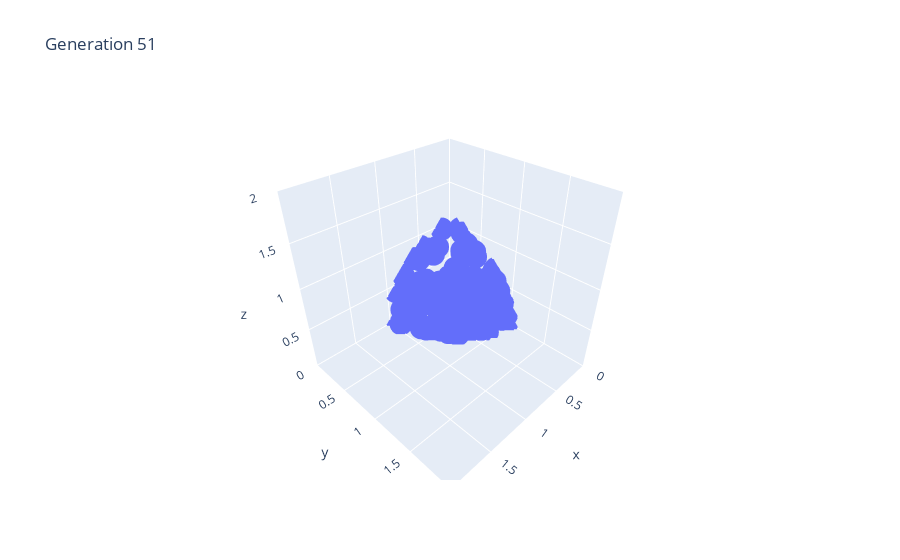

The cell this chart's notebook holds for it:
### Code cell
#i=2
fig = visualize.fig[i]
i += 1
fig.show()
